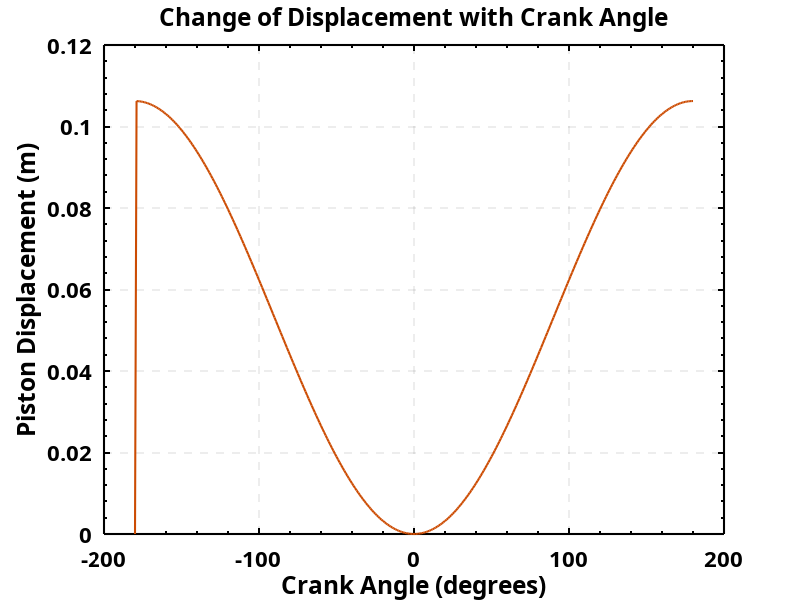
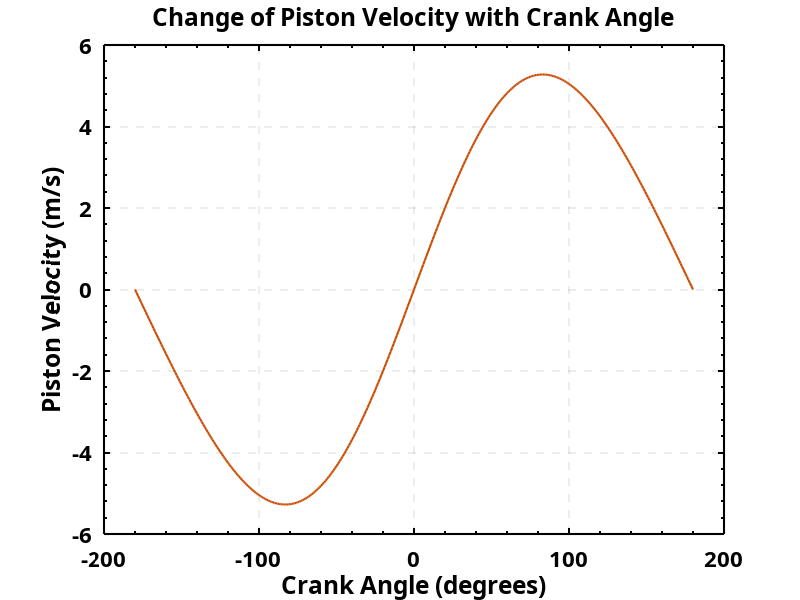
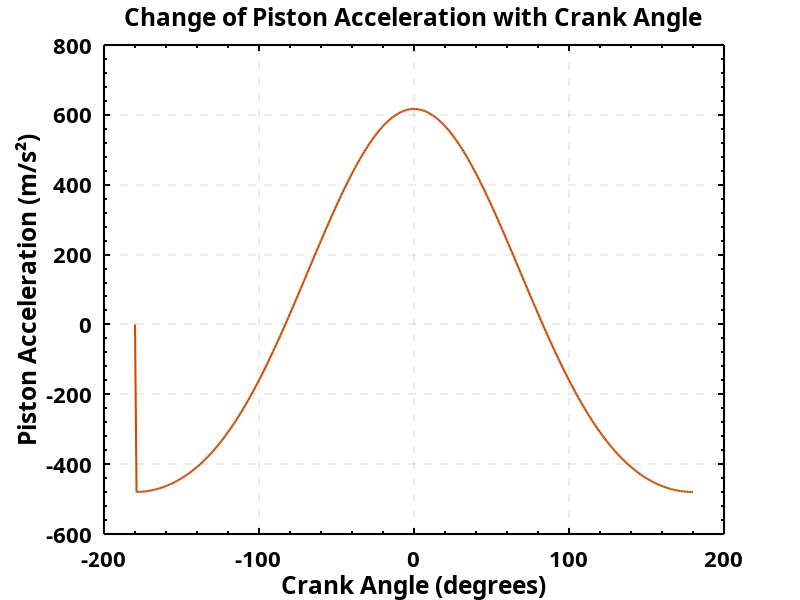
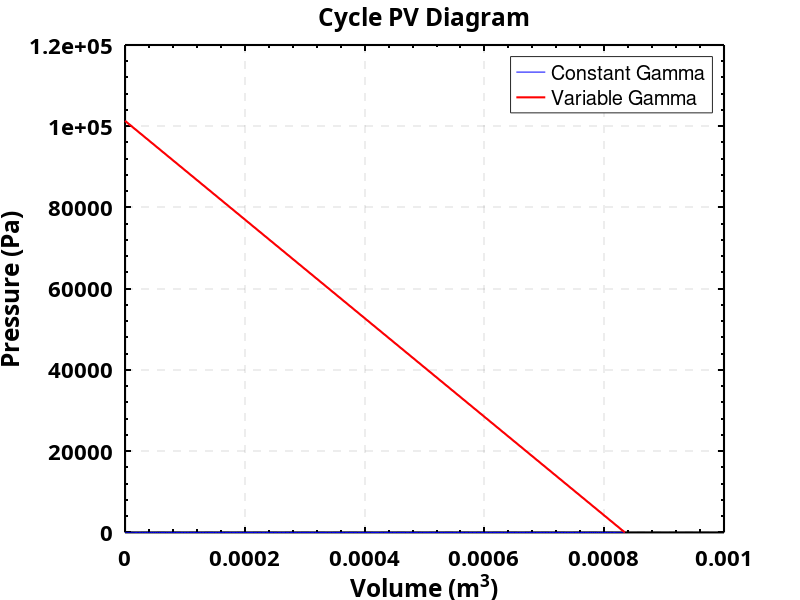

Recreate these plots in MATLAB, in order.
% Engine Combustion Cycle Simulation with Constant and Variable Heat Capacity Ratios
% Author: [Your Name]
% Date: [Date]
% Description:
% This script simulates the combustion cycle of an internal combustion engine.
% It calculates piston displacement, velocity, acceleration, volume, temperature,
% and pressure for both constant and variable heat capacity ratios (gamma).
% The script also plots various parameters to visualize the engine cycle.

% Clear workspace and command window
clear; clc;

%% --- Initialization of Parameters ---

% Geometric and engine parameters
s = 0.1;            % Stroke length in meters
r = s / 2;          % Crank radius in meters
l = 4 * s;          % Connecting rod length in meters
d = s;              % Cylinder diameter in meters
rc = 9;             % Compression ratio
n = 1000;           % Engine speed in RPM

% Thermodynamic properties
tmax = 3000;        % Peak temperature in Kelvin
cv = 0.71;          % Molar specific heat at constant volume (constant gamma case)
gamma = 1.4;        % Heat capacity ratio (constant gamma case)
R = 0.287;          % Gas constant for air in kJ/kg·K

% Inlet conditions
p = 101325;         % Inlet pressure in Pascals
t = 25;             % Inlet temperature in Celsius
t = t + 273;        % Convert inlet temperature to Kelvin

% Crank angle setup
theta_deg = -180:1:180;          % Crank angle from -180 to 180 degrees
theta = pi / 180 * theta_deg;    % Convert crank angle to radians

% Engine speed in radians per second
w = 2 * pi * n / 60;

%% --- Preallocate Arrays for Efficiency ---

% Arrays for piston kinematics
y = zeros(1, 361);        % Piston displacement
ys = zeros(1, 361);       % Piston velocity
ya = zeros(1, 361);       % Piston acceleration

% Arrays for thermodynamic state variables (constant gamma)
vs = zeros(1, 362);       % Swept volume
ts = zeros(1, 362);       % Instantaneous temperature
ps = zeros(1, 362);       % Instantaneous pressure
wcom = zeros(1, 361);     % Compression work
wexp = zeros(1, 361);     % Expansion work

% Arrays for thermodynamic state variables (variable gamma)
gammac = zeros(1, 362);   % Gamma as a function of temperature
cvc = zeros(1, 362);      % Specific heat at constant volume (variable gamma)
tsc = zeros(1, 362);      % Instantaneous temperature (variable gamma)
psc = zeros(1, 362);      % Instantaneous pressure (variable gamma)
g = zeros(1, 20);         % Iterative array for variable gamma computation
error = zeros(1, 361);    % Error in gamma iteration

%% --- Calculated Constants and Initial Conditions ---

% Calculate maximum swept volume and clearance volume
vmax = pi / 4 * d^2 * y(1);          % Maximum swept volume (initial displacement)
vc = vmax / (rc - 1);                % Clearance volume based on compression ratio

% Initialize swept volume and thermodynamic properties at start
vs(1) = vmax + vc;                    % Total initial volume
ts(1) = t;                            % Initial temperature
ps(1) = p;                            % Initial pressure
tsc(1) = t;                           % Initial temperature (variable gamma)
psc(1) = p;                           % Initial pressure (variable gamma)
gammac(1) = gamma;                    % Initial gamma (constant case)
cvc(1) = cv;                          % Initial cv (constant case)

% Set final swept volume and thermodynamic properties (for cycle closure)
vs(362) = vmax + vc;
ts(362) = t;
psc(362) = p;
tsc(362) = t;
psc(362) = p;

%% --- Simulation Loop Over Crank Angles ---

for i = 2:361
    if i < 181
        % **Compression Stroke and Part of Expansion Stroke**
        
        % Calculate piston displacement using kinematic equations
        y(i) = l * ((r / l)^2 * sin(theta(i) / 2)^2) + r * (1 - cos(theta(i)));
        
        % Calculate piston velocity
        ys(i) = r * w * (sin(theta(i)) + (r / l) * sin(2 * theta(i)) / 2);
        
        % Calculate piston acceleration
        ya(i) = r * w^2 * (cos(theta(i)) + (r / l) * cos(2 * theta(i)));
        
        % Calculate instantaneous swept volume
        vs(i) = vc + (pi / 4) * d^2 * y(i);
        
        %% --- Thermodynamics with Constant Gamma ---
        % Apply adiabatic compression/expansion formula: P * V^gamma = constant
        ps(i) = (vs(i-1) / vs(i))^gamma * ps(i-1);
        
        % Temperature relation: T * V^(gamma-1) = constant
        ts(i) = (vs(i-1) / vs(i))^(gamma - 1) * ts(i-1);
        
        %% --- Thermodynamics with Variable Gamma ---
        % Initialize gamma with previous value
        g(1) = gammac(i-1);
        
        % Iterative computation to update gamma based on temperature
        for j = 2:20
            % Update temperature based on current gamma estimate
            t2 = (vs(i-1) / vs(i))^(g(j-1) - 1) * tsc(i-1);
            
            % Update specific heat at constant volume
            cv2 = (0.71 * (t2 - tsc(i-1)) + 19e-5 / 2 * (t2^2 - tsc(i-1)^2)) / (t2 - tsc(i-1));
            
            % Update gamma based on new cv
            g(j) = (cv2 + R) / cv2;
            
            % Calculate relative error between iterations
            error(i) = abs((g(j-1) - g(j))) / g(j);
            
            % Check for convergence (optional: can implement break if error < tolerance)
        end
        
        % Assign converged gamma and updated thermodynamic properties
        gammac(i) = g(20);
        cvc(i) = cv2;
        tsc(i) = t2;
        psc(i) = (vs(i-1) / vs(i))^gammac(i) * psc(i-1);
        
    elseif i == 181
        % **Top Dead Center (Peak Compression)**
        
        % Calculate piston displacement
        y(i) = l * ((r / l)^2 * sin(theta(i) / 2)^2) + r * (1 - cos(theta(i)));
        
        % Calculate piston velocity
        ys(i) = r * w * (sin(theta(i)) + (r / l) * sin(2 * theta(i)) / 2);
        
        % Calculate piston acceleration
        ya(i) = r * w^2 * (cos(theta(i)) + (r / l) * cos(2 * theta(i)));
        
        % At Top Dead Center, volume is minimum (clearance volume)
        vs(i) = vc;
        
        %% --- Thermodynamics at Top Dead Center ---
        % For constant gamma, set temperature to peak value
        ts(i) = tmax;
        ps(i) = (ts(i) / ts(i-1)) * ps(i-1);
        
        %% --- Thermodynamics with Variable Gamma ---
        % Set temperature to peak value
        tsc(i) = tmax;
        
        % Update pressure based on temperature
        psc(i) = (tsc(i) / tsc(i-1)) * psc(i-1);
        
        % Update specific heat at constant volume with temperature dependence
        cvc(i) = 0.71 + 19e-5 / 2 * (tsc(i) - tsc(i-1));
        
        % Update gamma based on new cv
        gammac(i) = (cvc(i) + R) / cvc(i);
        
    else
        % **Expansion Stroke**
        
        % Calculate piston displacement
        y(i) = l * ((r / l)^2 * sin(theta(i) / 2)^2) + r * (1 - cos(theta(i)));
        
        % Calculate piston velocity
        ys(i) = r * w * (sin(theta(i)) + (r / l) * sin(2 * theta(i)) / 2);
        
        % Calculate piston acceleration
        ya(i) = r * w^2 * (cos(theta(i)) + (r / l) * cos(2 * theta(i)));
        
        % Calculate instantaneous swept volume
        vs(i) = vc + (pi / 4) * d^2 * y(i);
        
        %% --- Thermodynamics with Constant Gamma ---
        % Apply adiabatic compression/expansion formula: P * V^gamma = constant
        ps(i) = (vs(i-1) / vs(i))^gamma * ps(i-1);
        
        % Temperature relation: T * V^(gamma-1) = constant
        ts(i) = (vs(i-1) / vs(i))^(gamma - 1) * ts(i-1);
        
        %% --- Thermodynamics with Variable Gamma ---
        % Initialize gamma with previous value
        g(1) = gammac(i-1);
        
        % Iterative computation to update gamma based on temperature
        for j = 2:20
            % Update temperature based on current gamma estimate
            t2 = (vs(i-1) / vs(i))^(g(j-1) - 1) * tsc(i-1);
            
            % Update specific heat at constant volume
            cv2 = (0.71 * (t2 - tsc(i-1)) + 19e-5 / 2 * (t2^2 - tsc(i-1)^2)) / (t2 - tsc(i-1));
            
            % Update gamma based on new cv
            g(j) = (cv2 + R) / cv2;
            
            % Calculate relative error between iterations
            error(i) = abs((g(j-1) - g(j))) / g(j);
            
            % Check for convergence (optional: can implement break if error < tolerance)
        end
        
        % Assign converged gamma and updated thermodynamic properties
        gammac(i) = g(20);
        cvc(i) = cv2;
        tsc(i) = t2;
        psc(i) = (vs(i-1) / vs(i))^gammac(i) * psc(i-1);
        
    end
end

%% --- Calculate Thermodynamic Quantities for Cycle ---

% **Constant Gamma Case**
qrej = cv * (ts(361) - ts(362));          % Heat rejected during cycle
qadded = cv * (ts(181) - ts(180));        % Heat added during cycle
wcomt = cv * (ts(180) - ts(1));           % Total compression work
wexpt = cv * (ts(181) - ts(361));         % Total expansion work
wt = wexpt - wcomt;                       % Net cycle work
eta = wt / qadded;                        % Thermal efficiency

% **Variable Gamma Case**
% Final adjustments for cycle closure
gammac(362) = 1.4;
cvc(362) = 0.71 + 19e-5 / 2 * (tsc(361) + tsc(362));

% Calculate heat added and rejected with variable gamma
qaddedc = (0.71 + 19e-5 / 2 * (tsc(180) + tsc(181))) * (tsc(181) - tsc(180));
qrejc = cvc(362) * (tsc(361) - tsc(362));

% Calculate compression and expansion work with variable gamma
wcomtc = (0.71 + 19e-5 / 2 * (tsc(1) + tsc(180))) * (tsc(180) - tsc(1));
wexptc = (0.71 + 19e-5 / 2 * (tsc(180) + tsc(361))) * (tsc(181) - tsc(361));
wtc = wexptc - wcomtc;                    % Net cycle work (variable gamma)
etac = wtc / qaddedc;                     % Thermal efficiency (variable gamma)

%% --- Visualization: Plotting Results ---

% Plot Piston Displacement vs Crank Angle
figure;
plot(theta_deg, y, 'Color', [0.8 0.3 0.01], 'LineWidth', 1.5);
title('Change of Displacement with Crank Angle');
xlabel('Crank Angle (degrees)');
ylabel('Piston Displacement (m)');
set(gca, 'FontName', 'Century Gothic', 'FontSize', 16, 'FontWeight', 'bold', ...
    'GridAlpha', 0.07, 'GridLineStyle', '--', 'LineWidth', 1.5, ...
    'XColor', [0 0 0], 'XMinorTick', 'on', 'YColor', [0 0 0], 'YMinorTick', 'on');
grid on;

% Plot Piston Velocity vs Crank Angle
figure;
plot(theta_deg, ys, 'Color', [0.8 0.3 0.01], 'LineWidth', 1.5);
title('Change of Piston Velocity with Crank Angle');
xlabel('Crank Angle (degrees)');
ylabel('Piston Velocity (m/s)');
set(gca, 'FontName', 'Century Gothic', 'FontSize', 16, 'FontWeight', 'bold', ...
    'GridAlpha', 0.07, 'GridLineStyle', '--', 'LineWidth', 1.5, ...
    'XColor', [0 0 0], 'XMinorTick', 'on', 'YColor', [0 0 0], 'YMinorTick', 'on');
grid on;

% Plot Piston Acceleration vs Crank Angle
figure;
plot(theta_deg, ya, 'Color', [0.8 0.3 0.01], 'LineWidth', 1.5);
title('Change of Piston Acceleration with Crank Angle');
xlabel('Crank Angle (degrees)');
ylabel('Piston Acceleration (m/s²)');
set(gca, 'FontName', 'Century Gothic', 'FontSize', 16, 'FontWeight', 'bold', ...
    'GridAlpha', 0.07, 'GridLineStyle', '--', 'LineWidth', 1.5, ...
    'XColor', [0 0 0], 'XMinorTick', 'on', 'YColor', [0 0 0], 'YMinorTick', 'on');
grid on;

% Plot PV Diagram for Constant and Variable Gamma
figure;
plot(vs, ps, 'b', vs, psc, 'r', 'LineWidth', 1.5);
legend('Constant Gamma', 'Variable Gamma', 'Location', 'Best');
xlabel('Volume (m^3)');
ylabel('Pressure (Pa)');
title('Cycle PV Diagram');
set(gca, 'FontName', 'Century Gothic', 'FontSize', 16, 'FontWeight', 'bold', ...
    'GridAlpha', 0.07, 'GridLineStyle', '--', 'LineWidth', 1.5, ...
    'XColor', [0 0 0], 'XMinorTick', 'on', 'YColor', [0 0 0], 'YMinorTick', 'on');
grid on;

% Plot Pressure vs Crank Angle for Constant and Variable Gamma
figure;
plot(theta_deg, ps(1:361), 'b', theta_deg, psc(1:361), 'r', 'LineWidth', 1.5);
legend('Constant Gamma', 'Variable Gamma', 'Location', 'Best');
xlabel('Crank Angle (degrees)');
ylabel('Pressure (Pa)');
title('Change of Pressure with Crank Angle');
set(gca, 'FontName', 'Century Gothic', 'FontSize', 16, 'FontWeight', 'bold', ...
    'GridAlpha', 0.07, 'GridLineStyle', '--', 'LineWidth', 1.5, ...
    'XColor', [0 0 0], 'XMinorTick', 'on', 'YColor', [0 0 0], 'YMinorTick', 'on');
grid on;

% Plot Gamma vs Temperature During Cycle
figure;
plot(gammac(1:180), tsc(1:180), 'c', ...
     gammac(180:181), tsc(180:181), 'r', ...
     gammac(181:361), tsc(181:361), 'b', 'LineWidth', 1.5);
legend('Compression', 'Combustion', 'Expansion', 'Location', 'Best');
xlabel('Gamma');
ylabel('Temperature (K)');
title('Change of Gamma with Temperature');
set(gca, 'FontName', 'Century Gothic', 'FontSize', 16, 'FontWeight', 'bold', ...
    'GridAlpha', 0.07, 'GridLineStyle', '--', 'LineWidth', 1.5, ...
    'XColor', [0 0 0], 'XMinorTick', 'on', 'YColor', [0 0 0], 'YMinorTick', 'on');
grid on;
